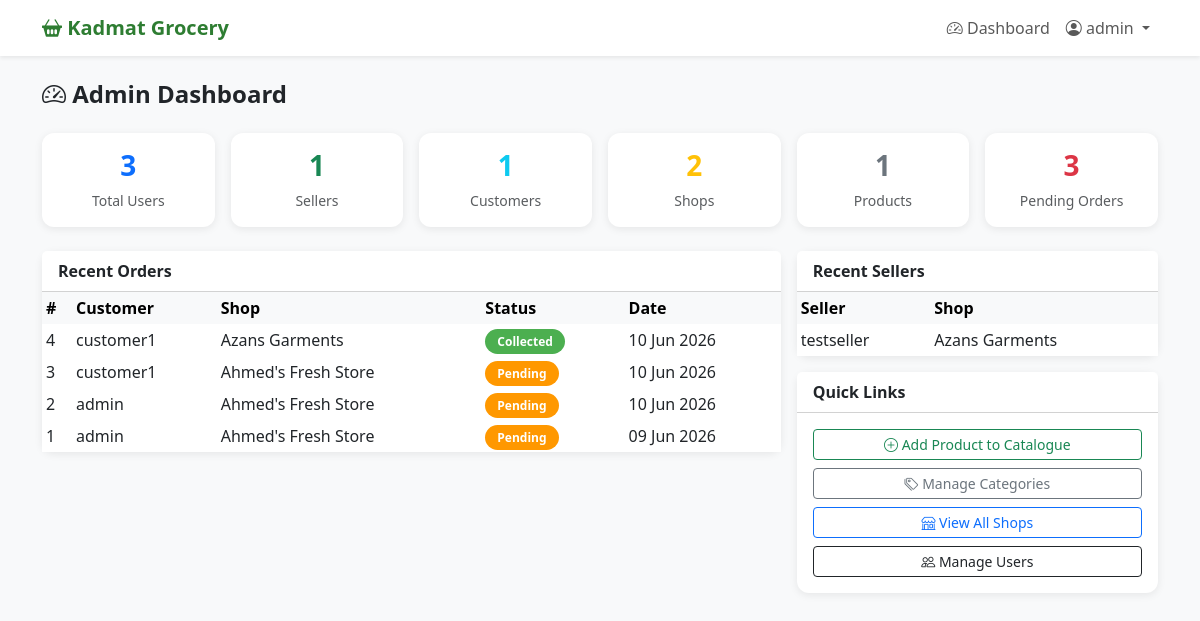
Page /dashboard/ (signed in) on the committed database.
### accounts/models.py (models this page shows, shortened)
class User(AbstractUser):
    ROLE_CHOICES = [
        ('admin', 'Admin'),
        ('seller', 'Seller'),
        ('customer', 'Customer'),
    ]
    role = models.CharField(max_length=10, choices=ROLE_CHOICES, default='customer')
    phone = models.CharField(max_length=15, blank=True)
    is_seller = models.BooleanField(default=False)
    is_customer = models.BooleanField(default=True)

### orders/models.py (models this page shows, shortened)
class Order(models.Model):
    STATUS_CHOICES = [
        ('pending', 'Pending'),
        ('confirmed', 'Confirmed'),
        ('ready', 'Ready for Pickup'),
        ('collected', 'Collected'),
        ('cancelled', 'Cancelled'),
    ]
    customer = models.ForeignKey(settings.AUTH_USER_MODEL, on_delete=models.CASCADE, related_name='orders')
    shop = models.ForeignKey(Shop, on_delete=models.CASCADE, related_name='orders')
    status = models.CharField(max_length=20, choices=STATUS_CHOICES, default='pending')
    created_at = models.DateTimeField(auto_now_add=True)
    updated_at = models.DateTimeField(auto_now=True)
    note = models.TextField(blank=True)

### shops/models.py (models this page shows, shortened)
class Shop(models.Model):
    seller = models.OneToOneField(settings.AUTH_USER_MODEL, on_delete=models.CASCADE, related_name='shop')
    name = models.CharField(max_length=255)
    phone = models.CharField(max_length=15)
    location = models.TextField()
    is_active = models.BooleanField(default=True)
    created_at = models.DateTimeField(auto_now_add=True)

### dashboard/views.py (the view)
# urls.py: path('dashboard/', views.admin_dashboard, name='admin_dashboard'),
@login_required
def admin_dashboard(request):
    if request.user.role != 'admin':
        return redirect('/')
    context = {
        'total_users': User.objects.count(),
        'total_sellers': User.objects.filter(role='seller').count(),
        'total_customers': User.objects.filter(role='customer').count(),
        'total_shops': Shop.objects.count(),
        'total_products': BaseProduct.objects.count(),
        'total_orders': Order.objects.count(),
        'pending_orders': Order.objects.filter(status='pending').count(),
        'recent_orders': Order.objects.order_by('-created_at')[:10],
        'recent_sellers': User.objects.filter(role='seller').order_by('-date_joined')[:5],
    }
    return render(request, 'dashboard/admin.html', context)

### templates/dashboard/admin.html (shortened to what this page needs)
{% extends 'base.html' %}
{% block content %}
<h4 class="fw-bold mb-4"><i class="bi bi-speedometer2"></i> Admin Dashboard</h4>
<div class="row g-3 mb-4">
    <div class="col-md-2">
        <div class="card text-center p-3">
            <h3 class="fw-bold text-primary">{{ total_users }}</h3>
            <p class="text-muted mb-0 small">Total Users</p>
        </div>
    </div>
    <div class="col-md-2">
        <div class="card text-center p-3">
            <h3 class="fw-bold text-success">{{ total_sellers }}</h3>
            <p class="text-muted mb-0 small">Sellers</p>
        </div>
    </div>
    <div class="col-md-2">
        <div class="card text-center p-3">
            <h3 class="fw-bold text-info">{{ total_customers }}</h3>
            <p class="text-muted mb-0 small">Customers</p>
        </div>
    </div>
    <div class="col-md-2">
        <div class="card text-center p-3">
            <h3 class="fw-bold text-warning">{{ total_shops }}</h3>
            <p class="text-muted mb-0 small">Shops</p>
        </div>
    </div>
    <div class="col-md-2">
        <div class="card text-center p-3">
            <h3 class="fw-bold text-secondary">{{ total_products }}</h3>
            <p class="text-muted mb-0 small">Products</p>
        </div>
    </div>
    <div class="col-md-2">
        <div class="card text-center p-3">
            <h3 class="fw-bold text-danger">{{ pending_orders }}</h3>
            <p class="text-muted mb-0 small">Pending Orders</p>
        </div>
    </div>
</div>
<div class="row g-3">
    <div class="col-md-8">
        <div class="card">
            <div class="card-header bg-white fw-bold">Recent Orders</div>
            <div class="card-body p-0">
                <table class="table table-sm table-borderless mb-0">
                    <thead class="table-light">
                        <tr>
                            <th>#</th>
                            <th>Customer</th>
                            <th>Shop</th>
                            <th>Status</th>
                            <th>Date</th>
                        </tr>
                    </thead>
                    <tbody>
                        {% for order in recent_orders %}
                        <tr>
                            <td>{{ order.id }}</td>
                            <td>{{ order.customer.username }}</td>
                            <td>{{ order.shop.name }}</td>
                            <td><span class="status-badge badge-{{ order.status }}">{{ order.get_status_display }}</span></td>
                            <td>{{ order.created_at|date:"d M Y" }}</td>
                        </tr>
                        {% empty %}
                        <tr><td colspan="5" class="text-center text-muted">No orders yet</td></tr>
                        {% endfor %}
                    </tbody>
                </table>
            </div>
        </div>
    </div>
    <div class="col-md-4">
        <div class="card">
            <div class="card-header bg-white fw-bold">Recent Sellers</div>
            <div class="card-body p-0">
                <table class="table table-sm table-borderless mb-0">
                    <thead class="table-light">
                        <tr>
                            <th>Seller</th>
                            <th>Shop</th>
                        </tr>
                    </thead>
                    <tbody>
                        {% for seller in recent_sellers %}
                        <tr>
                            <td>{{ seller.username }}</td>
                            <td>
                                {% if seller.shop %}
                                    {{ seller.shop.name }}
                                {% else %}
                                    <span class="text-muted">No shop</span>
                                {% endif %}
                            </td>
                        </tr>
                        {% empty %}
                        <tr><td colspan="2" class="text-center text-muted">No sellers yet</td></tr>
                        {% endfor %}
                    </tbody>
                </table>
            </div>
        </div>
        <div class="card mt-3">
            <div class="card-header bg-white fw-bold">Quick Links</div>
            <div class="card-body">
                <a href="/admin/products/baseproduct/add/" class="btn btn-outline-success btn-sm w-100 mb-2">
                    <i class="bi bi-plus-circle"></i> Add Product to Catalogue
                </a>
                <a href="/admin/products/category/" class="btn btn-outline-secondary btn-sm w-100 mb-2">
                    <i class="bi bi-tags"></i> Manage Categories
                </a>
                <a href="/admin/shops/shop/" class="btn btn-outline-primary btn-sm w-100 mb-2">
                    <i class="bi bi-shop"></i> View All Shops
                </a>
                <a href="/admin/accounts/user/" class="btn btn-outline-dark btn-sm w-100">
                    <i class="bi bi-people"></i> Manage Users
                </a>
            </div>
        </div>
    </div>
</div>
{% endblock %}

### templates/base.html (shortened to what this page needs)
<!DOCTYPE html>
<html lang="en">
<head>
    <link href="https://cdn.jsdelivr.net/npm/bootstrap@5.3.0/dist/css/bootstrap.min.css" rel="stylesheet">
    <link href="https://cdn.jsdelivr.net/npm/bootstrap-icons@1.11.0/font/bootstrap-icons.css" rel="stylesheet">
</head>
<body>
    <nav class="navbar navbar-expand-lg navbar-light bg-white shadow-sm">
        <div class="container">
            <a class="navbar-brand" href="/">
                <i class="bi bi-basket2-fill"></i> Kadmat Grocery
            </a>
            <div class="collapse navbar-collapse" id="navbarNav">
                <ul class="navbar-nav ms-auto">
                    {% if user.is_authenticated %}
                    {% if user.role == 'customer' %}
                    <li class="nav-item"><a class="nav-link" href="/"><i class="bi bi-house"></i> Home</a></li>
                    <li class="nav-item"><a class="nav-link" href="/cart/"><i class="bi bi-cart3"></i> Cart</a></li>
                    <li class="nav-item"><a class="nav-link" href="/orders/"><i class="bi bi-bag"></i> My Orders</a>
                    </li>
                    {% elif user.role == 'admin' %}
                    <li class="nav-item"><a class="nav-link" href="/dashboard/"><i class="bi bi-speedometer2"></i>
                            Dashboard</a></li>
                    {% endif %}
                    <li class="nav-item dropdown">
                        <a class="nav-link dropdown-toggle" href="#" data-bs-toggle="dropdown">
                            <i class="bi bi-person-circle"></i> {{ user.username }}
                        </a>
                    </li>
                    {% else %}
                    <li class="nav-item"><a class="nav-link" href="/login/">Login</a></li>
                    <li class="nav-item"><a class="nav-link" href="/register/">Register</a></li>
                    {% endif %}
                </ul>
            </div>
        </div>
    </nav>
    <div class="container mt-4">
        {% block content %}{% endblock %}
    </div>
</body>
</html>

### templates/base.html (style rules this page uses)
body { background-color: #f8f9fa; }
.navbar-brand { font-weight: 700; color: #2e7d32 !important; }
.card { border: none; box-shadow: 0 2px 8px rgba(0, 0, 0, 0.08); border-radius: 12px; }
.badge-pending { background-color: #ff9800; }
.badge-collected { background-color: #4caf50; }
.status-badge { padding: 4px 12px; border-radius: 20px; font-size: 12px; font-weight: 600; color: white; }

### rows in the picture
User: username "admin"
Order: id "4", customer.username "customer1", shop.name "Azans Garments", status "Collected", created_at "10 Jun 2026"
Order: id "3", customer.username "customer1", shop.name "Ahmed's Fresh Store", status "Pending", created_at "10 Jun 2026"
Order: id "2", customer.username "admin", shop.name "Ahmed's Fresh Store", status "Pending", created_at "10 Jun 2026"
Order: id "1", customer.username "admin", shop.name "Ahmed's Fresh Store", status "Pending", created_at "09 Jun 2026"
User: username "testseller", shop.name "Azans Garments"

### other values in the picture
{{ total_users }} "3"
{{ total_sellers }} "1"
{{ total_customers }} "1"
{{ total_shops }} "2"
{{ total_products }} "1"
{{ pending_orders }} "3"
